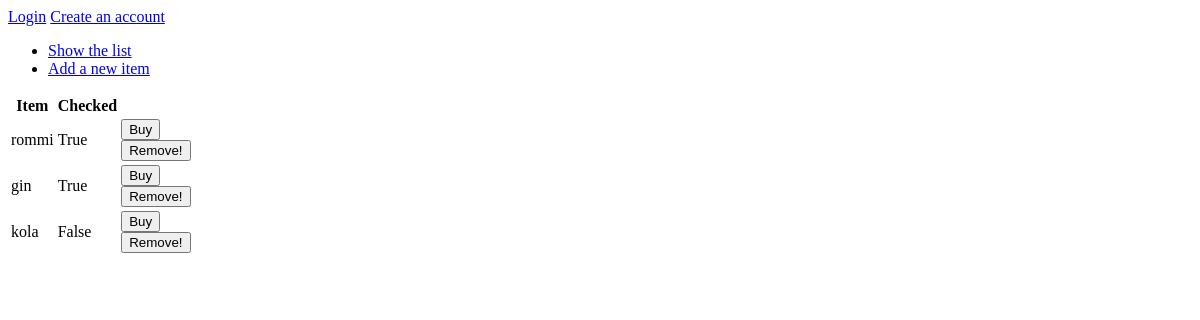
/items, run on an earlier commit of the app's database.
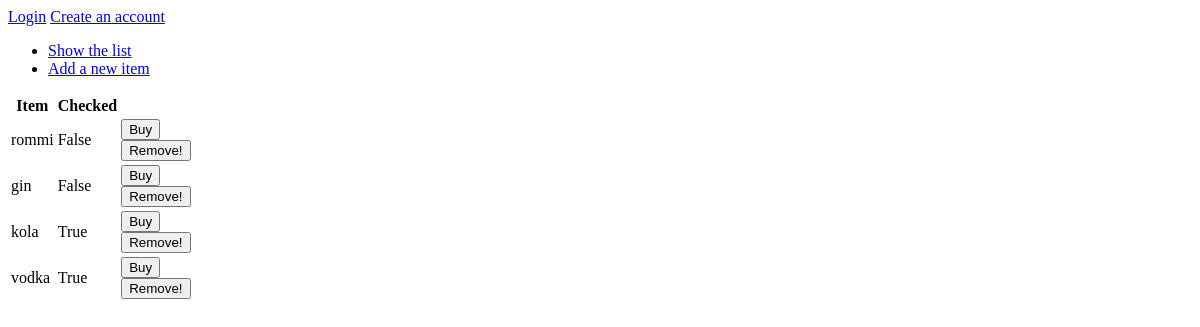
And on a later commit of the database.
### application/items/models.py (models this page shows, shortened)
class Item(db.Model):
    id = db.Column(db.Integer, primary_key=True)
    date_listed = db.Column(db.DateTime, default=db.func.current_timestamp())
    name = db.Column(db.String(144), nullable=False)
    check = db.Column(db.Boolean, nullable=False)
    account_id = db.Column(db.Integer, db.ForeignKey('account.id'), nullable=False)

### application/items/views.py (the view)
@app.route("/items", methods=["GET"])
def items_index():
    return render_template("items/list.html", items = Item.query.all())

### application/templates/items/list.html
{% extends "layout.html" %}
{% block body %}
  <table>
    <tr>
      <th>Item</th>
      <th>Checked</th>
    </tr>
    {% for item in items %}
    <tr>
      <td>{{ item.name }}</td>
      <td>{{ item.check }}</td>
      <td>
	<form method="POST" action="{{ url_for('items_set_checked', item_id=item.id) }}">
	  <input type="submit" value="Buy"/>
	</form>
	<button type="button" onclick="alert('Try to remove')">Remove!</button>
      </td>
    </tr>
    {% endfor %}
  </table>
{% endblock %}

### application/templates/layout.html (shortened to what this page needs)
<!DOCTYPE html>
<html>
  <head>
  </head>
  <body>
  {%if current_user.is_authenticated %}
  <p>
  Logged in as {{ current_user.username }}. <a href="{{ url_for('auth_logout') }}">Log out</a>
  </p>
  {% else %}
  <a href="{{ url_for('auth_login') }}">Login</a>
  <a href="{{ url_for('auth_create') }}">Create an account</a>
  {% endif %}
      <ul>
	<li><a href="{{ url_for('items_index') }}">Show the list</a></li>
	<li><a href="{{ url_for('items_form') }}">Add a new item</a></li>
      </ul>
    {% block body %}{% endblock %}
  </body>
</html>

What changed in the data, as far as the page shows it:
changed Item "rommi": check "True" → "False"
changed Item "gin": check "True" → "False"
changed Item "kola": check "False" → "True"
added Item: name "vodka", check "True"
